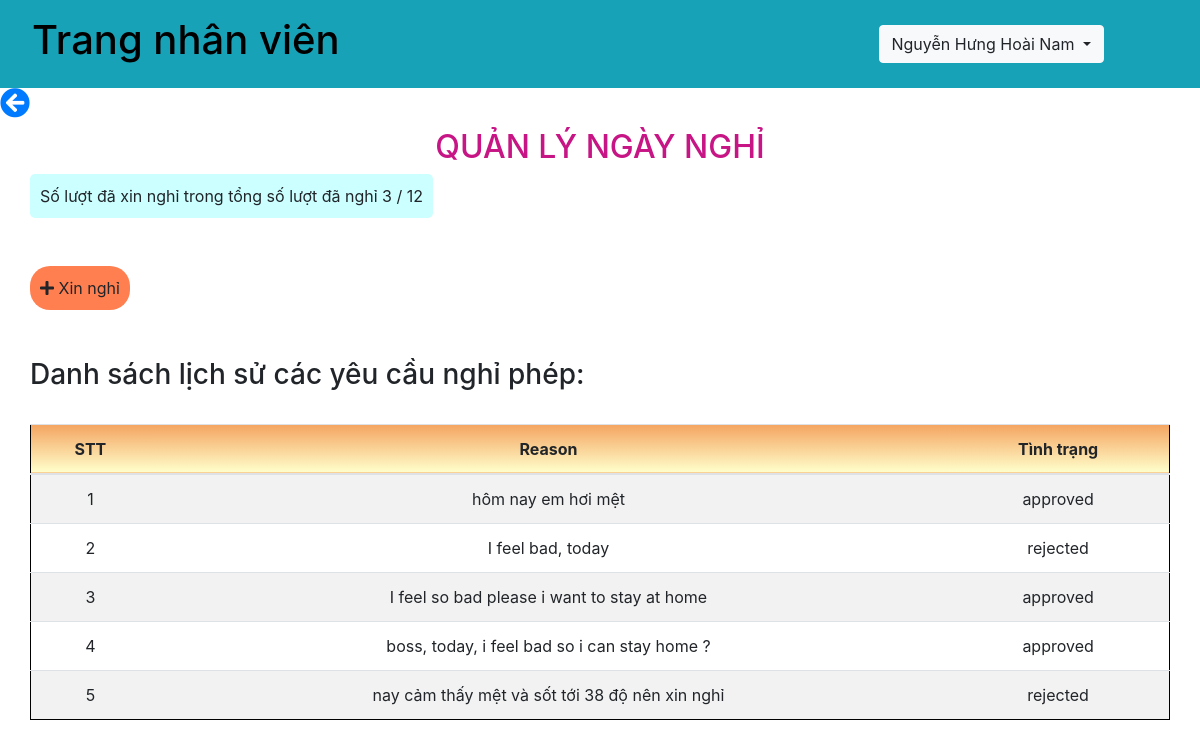
Page /api/nghiphep.php (signed in) on the earlier database version.
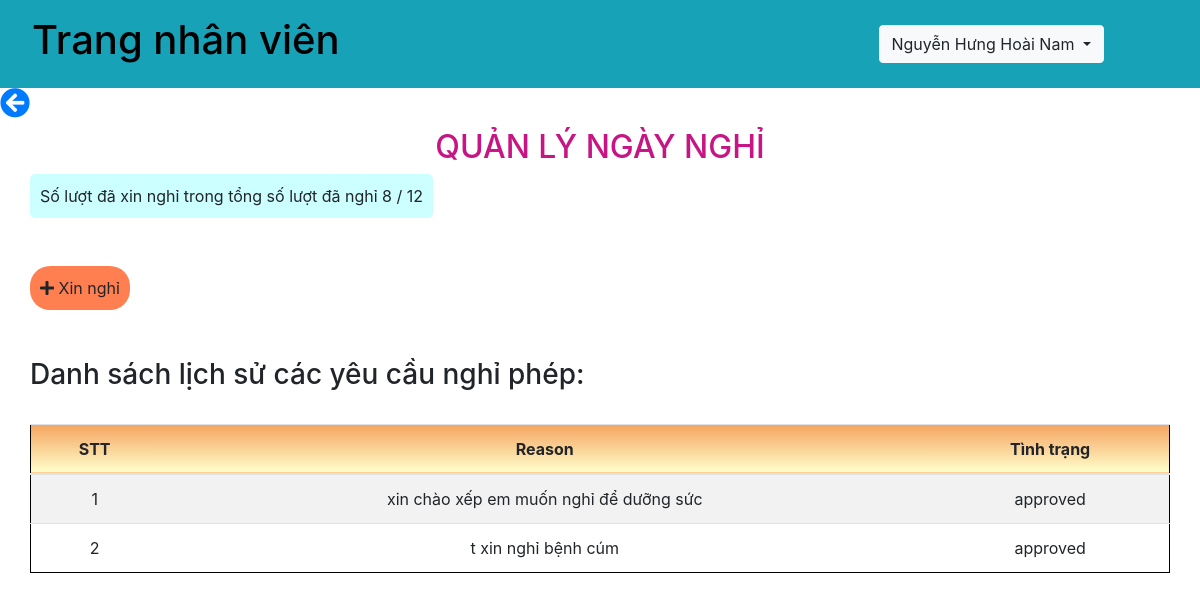
Same page on the later database version.
### tables this page shows
CREATE TABLE `nhanvien` (
  `id` int(11) NOT NULL,
  `name` varchar(100) NOT NULL,
  `username` varchar(50) NOT NULL,
  `password` varchar(100) NOT NULL,
  `maPB` varchar(50) NOT NULL,
  `chucvu` varchar(100) NOT NULL,
  `image` varchar(50) NOT NULL,
  `tongngaynghi` int(11) NOT NULL,
  `duocnghi` int(11) NOT NULL,
  `status` int(11) NOT NULL,
  `cmnd` varchar(20) NOT NULL,
  `email` varchar(50) NOT NULL,
  `sdt` int(11) NOT NULL,
  `diachi` varchar(100) NOT NULL
);

CREATE TABLE `nghiphep` (
  `id` int(11) NOT NULL,
  `name` varchar(100) NOT NULL,
  `reason` varchar(100) NOT NULL,
  `songay` int(11) NOT NULL,
  `maPB` varchar(50) NOT NULL,
  `status` varchar(100) NOT NULL
);

### db.php (called while the page is built, shortened)
<?php
    function open_database(){
        $conn = mysqli_connect(host, username, password, db);
        return $conn;
    }
    function get_info_nhanvien($username){
        $conn = open_database();
        $sql = "SELECT * FROM nhanvien WHERE username = ?";
        $stmt = $conn->prepare($sql);
        $stmt->bind_param("s", $username);
        if(!$stmt->execute()){
            return array('code' => 1, 'message' =>'Cannot execute query');
        }
        $result = $stmt->get_result();
        $data = $result->fetch_assoc();
        return array('code' => 0, 'message' =>'', 'data' => $data);
    }
    function check_truong_phong($name, $maPB){
        $conn = open_database();
        $chucvu = "trưởng phòng";
        $sql = "select * from nhanvien where name = ? and maPB = ? and chucvu = ?";
        $stmt = $conn->prepare($sql);
        $stmt->bind_param('sss', $name, $maPB, $chucvu);
        if(!$stmt->execute()){
            return array('code'=>1, 'message'=>'cannot execute command');
        }
        $result = $stmt->get_result();
        if($result->num_rows == 0){
            return false;
        }
        return true;
    }
    function get_don_nghiphep($nameNv){
        $conn = open_database();
        $sql = "SELECT * from nghiphep where name = ?";
        $stmt = $conn->prepare($sql);
        $stmt->bind_param('s', $nameNv);
        if(!$stmt->execute()){
            return array('code' => 1, 'message' =>'cannot execute command');
        }
        $result = $stmt->get_result();
        while ($row = $result->fetch_assoc()){
            $data[] = $row;
        }
        return array('code'=>0, 'message'=>'', 'data'=>$data);
    }
    function check_don_nghi_phep($name){
        $conn = open_database();
        $sql = "SELECT * FROM nghiphep WHERE name= ? ORDER BY id DESC LIMIT 1";
        $stmt = $conn->prepare($sql);
        $stmt->bind_param('s', $name);
        $stmt->execute();
        $result = $stmt->get_result();
        $data = $result->fetch_assoc();
        return array('code' => 0, 'message' =>'', 'data' => $data);
    }
?>

### api/nghiphep.php (the view, shortened to what this page needs)
<?php
    require_once('../db.php');
?>
<!DOCTYPE html>
<html lang="en">
<head>
    <link rel="stylesheet" href="https://maxcdn.bootstrapcdn.com/bootstrap/4.5.2/css/bootstrap.min.css">
	<link rel="stylesheet" href="https://use.fontawesome.com/releases/v5.15.4/css/all.css">
</head>
<body>
    <?php
        $username = $_SESSION["username"];
        if($username == "admin"){
            $nameNV = $_GET['name'];
            $result = get_info_admin($username);
            if($result['code'] == 0){
                $data = $result['data'];
            }
            ?>
                <nav class="navbar navbar-expand-sm bg-info justify-content-between">
                    <div class="nav-item">
                        <h1 class="nav-link">Trang giám đốc</h1>
                    </div>
                    <div class="nav-item">
                        <div class="dropdown">
                            <button type="button" class="btn btn-light dropdown-toggle" data-toggle="dropdown">
                            <?= $data['name'] ?>
                            </button>
                            <div class="dropdown-menu">
                                <a class="dropdown-item" href="../logout.php">Đăng xuất</a>
                            </div>
                        </div>
                    </div>
                </nav>
            <?php
        }else{
            $result = get_info_nhanvien($username);
            if($result['code'] == 0){
                $data = $result['data'];
            }
            ?>
                <nav class="navbar navbar-expand-sm bg-info justify-content-between">
                    <div class="nav-item">
                        <h1 class="nav-link"><a href="../index.php" style="text-decoration: none; color: black;">Trang nhân viên</a></h1>
                    </div>
                    <div class="nav-item">
                        <div class="dropdown">
                            <button type="button" class="btn btn-light dropdown-toggle" data-toggle="dropdown">
                            <?= $data['name'] ?>
                            </button>
                        </div>
                    </div>
                </nav>
            <?php
        }
    ?>
    <a style="text-decoreation: none;" href="../index.php"><i class="fas fa-arrow-circle-left"></i></a>
    <div class="container mt-2">
        <h2 style="color: #C71585; text-align: center;">QUẢN LÝ NGÀY NGHỈ </h2>
        <div class="row mb-5">
            <span  style="background:#CCFFFF; padding: 10px; border-radius: 5px;">Số lượt đã xin nghỉ trong tổng số lượt đã nghỉ <?=$data['tongngaynghi']?> / <?=$data['duocnghi']?></span>
        </div>
	    <div class="row mb-5">
            <?php
                $resultCheckDon = check_don_nghi_phep($data['name']);
                if($resultCheckDon['code'] == 0){
                    $dataDon = $resultCheckDon['data'];
                }
                if($dataDon['status'] === "waiting"){
                    ?>
                        <span></span>
                    <?php
                }else if($data['tongngaynghi'] - $data['duocnghi'] === 0){
                    ?>
                        <span></span>
                    <?php
                }
                else{
                    ?>
                        <span style="background: #FF7F50; padding: 10px; border-radius:20px"><i class="fas fa-plus" data-toggle="modal" data-target="#confirm-xin-nghi"></i> Xin nghỉ</span>
                    <?php
                }
            ?>
        </div>
        <div class="row">
            <?php
                if(check_truong_phong($data['name'], $data['maPB']) == false){
                    ?>
                        <div class="table-responsive">
			            <h3>Danh sách lịch sử các yêu cầu nghỉ phép:</h3>
                        <br>
                            <table class="table table-lg table-striped text-center">
                                <thead>
                                <tr>
                                    <th>STT</th>
                                    <th>Reason</th>
                                    <th>Tình trạng</th>
                                </tr>
                                </thead>
                                <tbody>
                                <?php
                                    $stt = 1;
                                    $resultList = get_don_nghiphep($data['name']);
                                    if($resultList['code'] == 0){
                                        $data1 = $resultList['data'];
                                        if(count($data1) > 0 && is_array($data1)){
                                            foreach ($data1 as $row1) {
                                                ?>
                                                <tr>
                                                    <td><?=$stt?></td>
                                                    <td><?=$row1['reason']?></td>
                                                    <td><?=$row1['status']?></td>
                                                </tr>
                                                <?php
                                                $stt += 1;
                                            }
                                        }
                                    }else{
                                        ?>
                                            <div class="alert alert-danger">Không có đơn xin nghỉ phép</div>
                                        <?php
                                    }
                                ?>
                                </tbody>
                            </table>
                        </div>
                    <?php
                }else if(check_truong_phong($data['name'], $data['maPB']) == true){
                    ?>
                        <div class="table-responsive">
			    <h3>Danh sách lịch sử các yêu cầu nghỉ phép:</h3>
                            <br>
                            <table class="table table-lg table-striped text-center">
                                <thead>
                                <tr>
                                    <th>STT</th>
                                    <th>Name</th>
                                    <th>Reason</th>
                                    <th>Tình trạng</th>
                                </tr>
                                </thead>
                                <tbody>
                                <?php
                                    $stt = 1;
                                    $resultList = get_don_nghiphep($data['name']);
                                    if($resultList['code'] == 0){
                                        $data1 = $resultList['data'];
                                        if(count($data1) > 0 && is_array($data1)){
                                            foreach ($data1 as $row1) {
                                                ?>
                                                <tr>
                                                    <td><?=$stt?></td>
                                                    <td><?=$row1['name']?></td>
                                                    <td><?=$row1['reason']?></td>
                                                    <td><?=$row1['status']?></td>
                                                </tr>
                                                <?php
                                                $stt += 1;
                                            }
                                        }
                                    }else{
                                        ?>
                                            <div class="alert alert-danger">Không có đơn xin nghỉ phép</div>
                                        <?php
                                    }
                                ?>
                                </tbody>
                            </table>
                        </div>
                    <?php
                }
            ?>
        </div>
    </div>
</body>
</html>

### api/nghiphep.php (style rules this page uses)
.nav-item .dropdown { margin-right: 80px; }
a i { font-size: 30px; }
th { background-image: linear-gradient(#F4A460,#FFFFCC); }
.table { border: 1px solid black; }

Differences in the rows shown:
removed nghiphep: reason "hôm nay em hơi mệt", status "approved"
removed nghiphep: reason "I feel bad, today", status "rejected"
removed nghiphep: reason "I feel so bad please i want to stay at home", status "approved"
removed nghiphep: reason "boss, today, i feel bad so i can stay home ?", status "approved"
removed nghiphep: reason "nay cảm thấy mệt và sốt tới 38 độ nên xin nghỉ", status "rejected"
changed nhanvien "Nguyễn Hưng Hoài Nam": tongngaynghi "3" → "8"
added nghiphep: reason "xin chào xếp em muốn nghỉ để dưỡng sức", status "approved"
added nghiphep: reason "t xin nghỉ bệnh cúm", status "approved"
